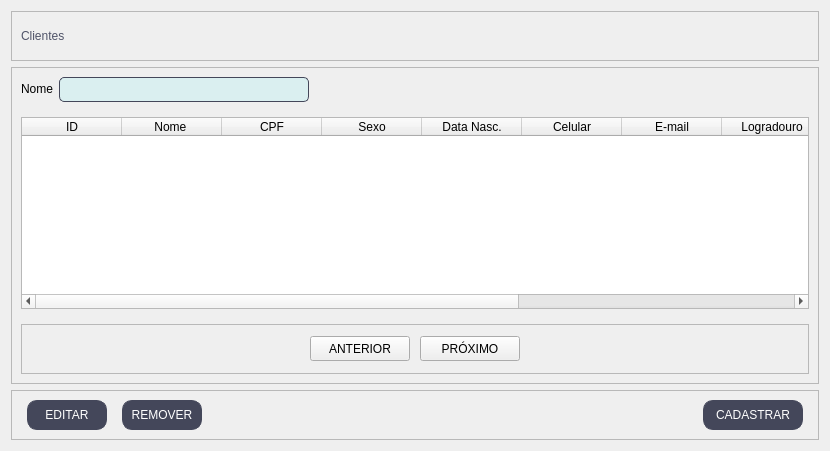
  <widget class="QWidget" name="client_page">
   <layout class="QVBoxLayout" name="verticalLayout">
    <item>
     <widget class="QFrame" name="frame_23">
      <property name="minimumSize">
       <size>
        <width>0</width>
        <height>50</height>
       </size>
      </property>
      <property name="maximumSize">
       <size>
        <width>16777215</width>
        <height>50</height>
       </size>
      </property>
      <property name="frameShape">
       <enum>QFrame::StyledPanel</enum>
      </property>
      <property name="frameShadow">
       <enum>QFrame::Raised</enum>
      </property>
      <layout class="QHBoxLayout" name="horizontalLayout_10">
       <item>
        <widget class="QLabel" name="label_c">
         <property name="sizePolicy">
          <sizepolicy hsizetype="Expanding" vsizetype="Expanding">
           <horstretch>0</horstretch>
           <verstretch>0</verstretch>
          </sizepolicy>
         </property>
         <property name="minimumSize">
          <size>
           <width>600</width>
           <height>30</height>
          </size>
         </property>
         <property name="maximumSize">
          <size>
           <width>1300</width>
           <height>30</height>
          </size>
         </property>
         <property name="styleSheet">
          <string notr="true">
QLabel{
	font: 87 12pt &quot;Arial Black&quot;;
	color: #4f5368;
	
}</string>
         </property>
         <property name="text">
          <string>Clientes</string>
         </property>
         <property name="alignment">
          <set>Qt::AlignLeading|Qt::AlignLeft|Qt::AlignVCenter</set>
         </property>
        </widget>
       </item>
      </layout>
     </widget>
    </item>
    <item>
     <widget class="QFrame" name="frame_13">
      <property name="sizePolicy">
       <sizepolicy hsizetype="Expanding" vsizetype="Expanding">
        <horstretch>0</horstretch>
        <verstretch>0</verstretch>
       </sizepolicy>
      </property>
      <property name="styleSheet">
       <string notr="true">QLineEdit{
	border-radius: 5px;
	border: 0.5px solid #44475a;
	font:11pt &quot;MS Shell Dlg 2&quot;;
	padding: 1px;
	background-color: #DAEFF0;
}
QLabel{
	font: 75 11pt &quot;Arial&quot;;
}
QLineEdit:focus{
	border: 1.5px solid #44475a;
}</string>
      </property>
      <property name="frameShape">
       <enum>QFrame::StyledPanel</enum>
      </property>
      <property name="frameShadow">
       <enum>QFrame::Raised</enum>
      </property>
      <layout class="QFormLayout" name="formLayout_7">
       <property name="verticalSpacing">
        <number>15</number>
       </property>
       <item row="0" column="0">
        <widget class="QLabel" name="label_5">
         <property name="text">
          <string>Nome</string>
         </property>
         <property name="alignment">
          <set>Qt::AlignRight|Qt::AlignTrailing|Qt::AlignVCenter</set>
         </property>
        </widget>
       </item>
       <item row="0" column="1">
        <widget class="QLineEdit" name="buscar_cliente">
         <property name="sizePolicy">
          <sizepolicy hsizetype="Fixed" vsizetype="Fixed">
           <horstretch>0</horstretch>
           <verstretch>0</verstretch>
          </sizepolicy>
         </property>
         <property name="minimumSize">
          <size>
           <width>250</width>
           <height>25</height>
          </size>
         </property>
         <property name="maximumSize">
          <size>
           <width>250</width>
           <height>25</height>
          </size>
         </property>
         <property name="clearButtonEnabled">
          <bool>true</bool>
         </property>
        </widget>
       </item>
       <item row="1" column="0" colspan="2">
        <widget class="QTableWidget" name="tabela_clientes">
         <property name="focusPolicy">
          <enum>Qt::ClickFocus</enum>
         </property>
         <property name="styleSheet">
          <string notr="true">font: 10pt &quot;Arial&quot;;</string>
         </property>
         <property name="editTriggers">
          <set>QAbstractItemView::NoEditTriggers</set>
         </property>
         <property name="alternatingRowColors">
          <bool>true</bool>
         </property>
         <property name="selectionMode">
          <enum>QAbstractItemView::SingleSelection</enum>
         </property>
         <property name="selectionBehavior">
          <enum>QAbstractItemView::SelectRows</enum>
         </property>
         <property name="textElideMode">
          <enum>Qt::ElideLeft</enum>
         </property>
         <attribute name="horizontalHeaderStretchLastSection">
          <bool>true</bool>
         </attribute>
         <attribute name="verticalHeaderVisible">
          <bool>false</bool>
         </attribute>
         <column>
          <property name="text">
           <string>ID</string>
          </property>
         </column>
         <column>
          <property name="text">
           <string>Nome </string>
          </property>
         </column>
         <column>
          <property name="text">
           <string>CPF</string>
          </property>
         </column>
         <column>
          <property name="text">
           <string>Sexo</string>
          </property>
         </column>
         <column>
          <property name="text">
           <string>Data Nasc.</string>
          </property>
         </column>
         <column>
          <property name="text">
           <string>Celular</string>
          </property>
         </column>
         <column>
          <property name="text">
           <string>E-mail</string>
          </property>
         </column>
         <column>
          <property name="text">
           <string>Logradouro</string>
          </property>
         </column>
         <column>
          <property name="text">
           <string>Cidade</string>
          </property>
         </column>
         <column>
          <property name="text">
           <string>Bairro</string>
          </property>
         </column>
         <column>
          <property name="text">
           <string>Número</string>
          </property>
         </column>
        </widget>
       </item>
       <item row="2" column="0" colspan="2">
        <widget class="QFrame" name="frame_21">
         <property name="minimumSize">
          <size>
           <width>50</width>
           <height>50</height>
          </size>
         </property>
         <property name="frameShape">
          <enum>QFrame::StyledPanel</enum>
         </property>
         <property name="frameShadow">
          <enum>QFrame::Raised</enum>
         </property>
         <layout class="QHBoxLayout" name="horizontalLayout_18">
          <property name="spacing">
           <number>10</number>
          </property>
          <item>
           <spacer name="horizontalSpacer_17">
            <property name="orientation">
             <enum>Qt::Horizontal</enum>
            </property>
            <property name="sizeHint" stdset="0">
             <size>
              <width>40</width>
              <height>20</height>
             </size>
            </property>
           </spacer>
          </item>
          <item>
           <widget class="QPushButton" name="botao_c_anterior">
            <property name="enabled">
             <bool>true</bool>
            </property>
            <property name="minimumSize">
             <size>
              <width>100</width>
              <height>25</height>
             </size>
            </property>
            <property name="maximumSize">
             <size>
              <width>100</width>
              <height>25</height>
             </size>
            </property>
            <property name="text">
             <string>ANTERIOR</string>
            </property>
           </widget>
          </item>
          <item>
           <widget class="QPushButton" name="botao_c_proximo">
            <property name="enabled">
             <bool>true</bool>
            </property>
            <property name="minimumSize">
             <size>
              <width>100</width>
              <height>25</height>
             </size>
            </property>
            <property name="maximumSize">
             <size>
              <width>100</width>
              <height>25</height>
             </size>
            </property>
            <property name="text">
             <string>PRÓXIMO</string>
            </property>
           </widget>
          </item>
          <item>
           <spacer name="horizontalSpacer_16">
            <property name="orientation">
             <enum>Qt::Horizontal</enum>
            </property>
            <property name="sizeHint" stdset="0">
             <size>
              <width>40</width>
              <height>20</height>
             </size>
            </property>
           </spacer>
          </item>
         </layout>
        </widget>
       </item>
      </layout>
     </widget>
    </item>
    <item>
     <widget class="QFrame" name="frame_botoes">
      <property name="minimumSize">
       <size>
        <width>0</width>
        <height>50</height>
       </size>
      </property>
      <property name="maximumSize">
       <size>
        <width>16777215</width>
        <height>50</height>
       </size>
      </property>
      <property name="styleSheet">
       <string notr="true">QPushButton{
	font: 87 8pt &quot;Arial Black&quot;;
	border: 0.5px solid #44475a;
	border-radius: 10px;
	color: rgb(255, 255, 255);
	background-color: #44475a;
}
QPushButton:hover{
	background-color: #4f5368;
}
QPushButton:disabled{
	background-color: #d3d3d3;
}</string>
      </property>
      <property name="frameShape">
       <enum>QFrame::StyledPanel</enum>
      </property>
      <property name="frameShadow">
       <enum>QFrame::Raised</enum>
      </property>
      <layout class="QHBoxLayout" name="horizontalLayout_2">
       <property name="spacing">
        <number>15</number>
       </property>
       <property name="leftMargin">
        <number>15</number>
       </property>
       <property name="rightMargin">
        <number>15</number>
       </property>
       <item>
        <widget class="QPushButton" name="c_botao_editar">
         <property name="minimumSize">
          <size>
           <width>80</width>
           <height>30</height>
          </size>
         </property>
         <property name="maximumSize">
          <size>
           <width>80</width>
           <height>30</height>
          </size>
         </property>
         <property name="styleSheet">
          <string notr="true"/>
         </property>
         <property name="text">
          <string>EDITAR</string>
         </property>
        </widget>
       </item>
       <item>
        <widget class="QPushButton" name="c_botao_remover">
         <property name="minimumSize">
          <size>
           <width>80</width>
           <height>30</height>
          </size>
         </property>
         <property name="maximumSize">
          <size>
           <width>80</width>
           <height>30</height>
          </size>
         </property>
         <property name="styleSheet">
          <string notr="true"/>
         </property>
         <property name="text">
          <string>REMOVER</string>
         </property>
        </widget>
       </item>
       <item>
        <spacer name="horizontalSpacer">
         <property name="orientation">
          <enum>Qt::Horizontal</enum>
         </property>
         <property name="sizeHint" stdset="0">
          <size>
           <width>486</width>
           <height>20</height>
          </size>
         </property>
        </spacer>
       </item>
       <item>
        <widget class="QPushButton" name="c_botao_cadastrar">
         <property name="minimumSize">
          <size>
           <width>100</width>
           <height>30</height>
          </size>
         </property>
         <property name="maximumSize">
          <size>
           <width>100</width>
           <height>30</height>
          </size>
         </property>
         <property name="styleSheet">
          <string notr="true"/>
         </property>
         <property name="text">
          <string>CADASTRAR</string>
         </property>
        </widget>
       </item>
      </layout>
     </widget>
    </item>
   </layout>
  </widget>
